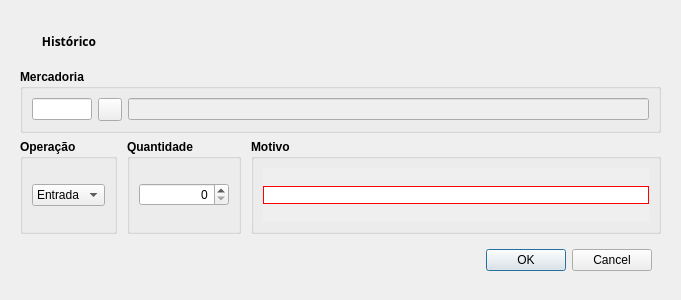
<?xml version="1.0" encoding="UTF-8"?>
<ui version="4.0">
 <class>AjusteEstoque</class>
 <widget class="QWidget" name="AjusteEstoque">
  <property name="windowModality">
   <enum>Qt::NonModal</enum>
  </property>
  <property name="geometry">
   <rect>
    <x>0</x>
    <y>0</y>
    <width>681</width>
    <height>300</height>
   </rect>
  </property>
  <property name="sizePolicy">
   <sizepolicy hsizetype="Minimum" vsizetype="Minimum">
    <horstretch>0</horstretch>
    <verstretch>0</verstretch>
   </sizepolicy>
  </property>
  <property name="minimumSize">
   <size>
    <width>500</width>
    <height>300</height>
   </size>
  </property>
  <property name="maximumSize">
   <size>
    <width>700</width>
    <height>400</height>
   </size>
  </property>
  <property name="windowTitle">
   <string>Ajuste de Estoque</string>
  </property>
  <layout class="QHBoxLayout" name="horizontalLayout_2">
   <item>
    <widget class="QFrame" name="horizontalFrame">
     <layout class="QVBoxLayout" name="verticalLayout">
      <property name="sizeConstraint">
       <enum>QLayout::SetMaximumSize</enum>
      </property>
      <property name="leftMargin">
       <number>9</number>
      </property>
      <property name="topMargin">
       <number>9</number>
      </property>
      <property name="rightMargin">
       <number>9</number>
      </property>
      <property name="bottomMargin">
       <number>9</number>
      </property>
      <item>
       <widget class="QFrame" name="frame">
        <property name="frameShape">
         <enum>QFrame::NoFrame</enum>
        </property>
        <property name="frameShadow">
         <enum>QFrame::Plain</enum>
        </property>
        <layout class="QHBoxLayout" name="horizontalLayout_3">
         <item>
          <widget class="QPushButton" name="pushButton_historico">
           <property name="font">
            <font>
             <family>AlArabiya</family>
             <weight>75</weight>
             <bold>true</bold>
            </font>
           </property>
           <property name="text">
            <string>Histórico</string>
           </property>
           <property name="flat">
            <bool>true</bool>
           </property>
          </widget>
         </item>
         <item>
          <spacer name="horizontalSpacer_2">
           <property name="orientation">
            <enum>Qt::Horizontal</enum>
           </property>
           <property name="sizeHint" stdset="0">
            <size>
             <width>40</width>
             <height>20</height>
            </size>
           </property>
          </spacer>
         </item>
        </layout>
       </widget>
      </item>
      <item>
       <widget class="QGroupBox" name="formGroupBox_mercadoria">
        <property name="sizePolicy">
         <sizepolicy hsizetype="Minimum" vsizetype="Expanding">
          <horstretch>0</horstretch>
          <verstretch>0</verstretch>
         </sizepolicy>
        </property>
        <property name="font">
         <font>
          <weight>75</weight>
          <bold>true</bold>
         </font>
        </property>
        <property name="title">
         <string>Mercadoria</string>
        </property>
        <layout class="QFormLayout" name="formLayout">
         <item row="1" column="0">
          <layout class="QHBoxLayout" name="horizontalLayout_6">
           <item>
            <widget class="QLineEdit" name="lineEdit_mercadoria_id">
             <property name="maximumSize">
              <size>
               <width>60</width>
               <height>16777215</height>
              </size>
             </property>
             <property name="font">
              <font>
               <weight>50</weight>
               <bold>false</bold>
              </font>
             </property>
            </widget>
           </item>
           <item>
            <widget class="QToolButton" name="toolButton_mercadoria">
             <property name="font">
              <font>
               <weight>50</weight>
               <bold>false</bold>
              </font>
             </property>
             <property name="text">
              <string/>
             </property>
            </widget>
           </item>
          </layout>
         </item>
         <item row="1" column="1">
          <layout class="QHBoxLayout" name="horizontalLayout_4">
           <item>
            <widget class="QLineEdit" name="lineEdit_mercadoria">
             <property name="enabled">
              <bool>false</bool>
             </property>
             <property name="font">
              <font>
               <weight>50</weight>
               <bold>false</bold>
              </font>
             </property>
            </widget>
           </item>
          </layout>
         </item>
        </layout>
       </widget>
      </item>
      <item>
       <widget class="QFrame" name="frame_central">
        <layout class="QHBoxLayout" name="horizontalLayout_7">
         <property name="spacing">
          <number>10</number>
         </property>
         <property name="leftMargin">
          <number>0</number>
         </property>
         <property name="topMargin">
          <number>0</number>
         </property>
         <property name="rightMargin">
          <number>0</number>
         </property>
         <property name="bottomMargin">
          <number>0</number>
         </property>
         <item>
          <widget class="QGroupBox" name="groupBox_operacao">
           <property name="font">
            <font>
             <weight>75</weight>
             <bold>true</bold>
            </font>
           </property>
           <property name="title">
            <string>Operação</string>
           </property>
           <layout class="QHBoxLayout" name="horizontalLayout_8">
            <item>
             <widget class="QComboBox" name="comboBox_operacao">
              <property name="font">
               <font>
                <weight>50</weight>
                <bold>false</bold>
               </font>
              </property>
              <item>
               <property name="text">
                <string>Entrada</string>
               </property>
              </item>
              <item>
               <property name="text">
                <string>Saída</string>
               </property>
              </item>
             </widget>
            </item>
           </layout>
          </widget>
         </item>
         <item>
          <widget class="QGroupBox" name="groupBox_quantidade">
           <property name="font">
            <font>
             <weight>75</weight>
             <bold>true</bold>
            </font>
           </property>
           <property name="title">
            <string>Quantidade</string>
           </property>
           <layout class="QHBoxLayout" name="horizontalLayout_9">
            <item>
             <widget class="QSpinBox" name="spinBox_quantidade">
              <property name="minimumSize">
               <size>
                <width>90</width>
                <height>0</height>
               </size>
              </property>
              <property name="font">
               <font>
                <weight>50</weight>
                <bold>false</bold>
               </font>
              </property>
              <property name="alignment">
               <set>Qt::AlignRight|Qt::AlignTrailing|Qt::AlignVCenter</set>
              </property>
             </widget>
            </item>
           </layout>
          </widget>
         </item>
         <item>
          <widget class="QGroupBox" name="groupBox_motivo">
           <property name="minimumSize">
            <size>
             <width>0</width>
             <height>0</height>
            </size>
           </property>
           <property name="maximumSize">
            <size>
             <width>16777215</width>
             <height>16777215</height>
            </size>
           </property>
           <property name="font">
            <font>
             <weight>75</weight>
             <bold>true</bold>
            </font>
           </property>
           <property name="title">
            <string>Motivo</string>
           </property>
           <layout class="QHBoxLayout" name="horizontalLayout">
            <property name="spacing">
             <number>6</number>
            </property>
            <property name="leftMargin">
             <number>9</number>
            </property>
            <property name="topMargin">
             <number>9</number>
            </property>
            <property name="rightMargin">
             <number>9</number>
            </property>
            <property name="bottomMargin">
             <number>9</number>
            </property>
            <item>
             <widget class="QScrollArea" name="scrollArea_2">
              <property name="minimumSize">
               <size>
                <width>0</width>
                <height>22</height>
               </size>
              </property>
              <property name="maximumSize">
               <size>
                <width>16777215</width>
                <height>16777215</height>
               </size>
              </property>
              <property name="frameShape">
               <enum>QFrame::NoFrame</enum>
              </property>
              <property name="frameShadow">
               <enum>QFrame::Plain</enum>
              </property>
              <property name="widgetResizable">
               <bool>true</bool>
              </property>
              <widget class="QWidget" name="scrollAreaWidgetContents_2">
               <property name="geometry">
                <rect>
                 <x>0</x>
                 <y>0</y>
                 <width>375</width>
                 <height>33</height>
                </rect>
               </property>
               <layout class="QVBoxLayout" name="verticalLayout_3">
                <property name="spacing">
                 <number>0</number>
                </property>
                <property name="leftMargin">
                 <number>0</number>
                </property>
                <property name="topMargin">
                 <number>0</number>
                </property>
                <property name="rightMargin">
                 <number>0</number>
                </property>
                <property name="bottomMargin">
                 <number>0</number>
                </property>
                <item>
                 <widget class="QLineEdit" name="textEdit_motivo">
                  <property name="sizePolicy">
                   <sizepolicy hsizetype="Expanding" vsizetype="Fixed">
                    <horstretch>0</horstretch>
                    <verstretch>0</verstretch>
                   </sizepolicy>
                  </property>
                  <property name="font">
                   <font>
                    <weight>50</weight>
                    <bold>false</bold>
                   </font>
                  </property>
                  <property name="toolTip">
                   <string>O Motivo será aplicado a todos os items</string>
                  </property>
                  <property name="toolTipDuration">
                   <number>10000</number>
                  </property>
                  <property name="styleSheet">
                   <string notr="true">border: 1px solid red;
</string>
                  </property>
                  <property name="maxLength">
                   <number>150</number>
                  </property>
                 </widget>
                </item>
               </layout>
              </widget>
             </widget>
            </item>
           </layout>
          </widget>
         </item>
        </layout>
       </widget>
      </item>
      <item>
       <widget class="QFrame" name="frame_botoes">
        <property name="frameShape">
         <enum>QFrame::NoFrame</enum>
        </property>
        <property name="frameShadow">
         <enum>QFrame::Plain</enum>
        </property>
        <layout class="QHBoxLayout" name="horizontalLayout_btn">
         <item>
          <widget class="QDialogButtonBox" name="buttonBox_confirmar">
           <property name="standardButtons">
            <set>QDialogButtonBox::Cancel|QDialogButtonBox::Ok</set>
           </property>
          </widget>
         </item>
        </layout>
       </widget>
      </item>
     </layout>
    </widget>
   </item>
  </layout>
 </widget>
 <resources/>
 <connections/>
</ui>
